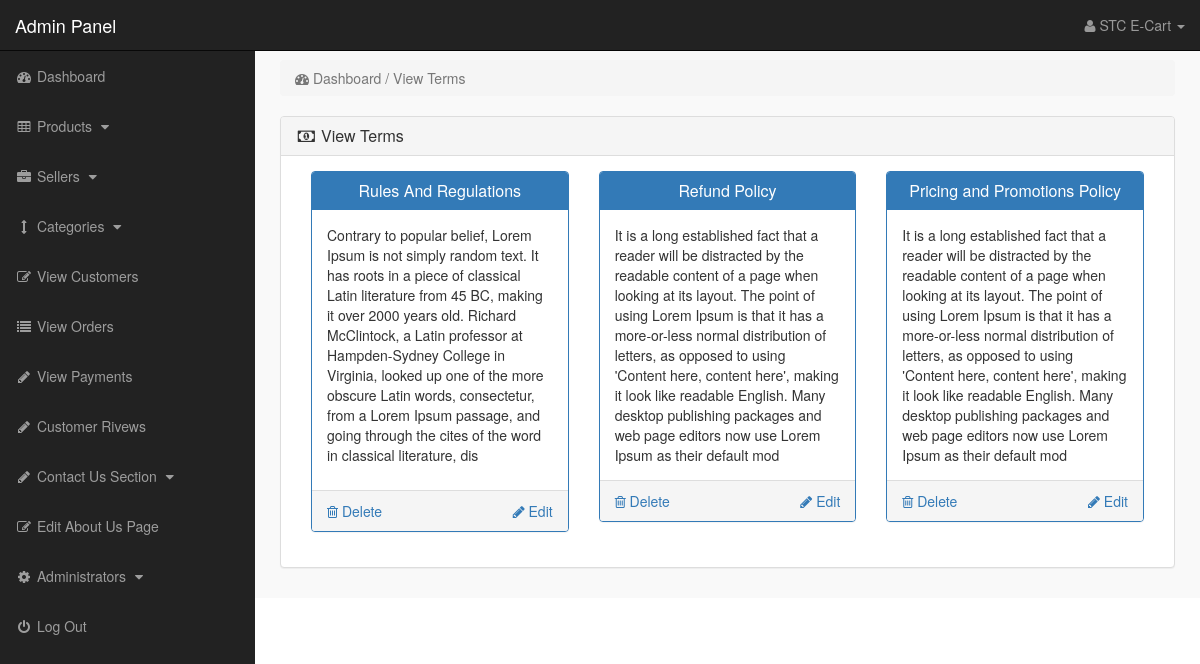
/admin_area/index.php?view_terms (signed in), run on the app's committed database.
### tables this page shows
CREATE TABLE `terms` (
  `term_id` int(10) NOT NULL,
  `term_title` varchar(100) NOT NULL,
  `term_link` varchar(100) NOT NULL,
  `term_desc` text NOT NULL
);

### admin_area/view_terms.php (the view)
<?php
if(!isset($_SESSION['admin_email'])){
echo "<script>window.open('login.php','_self')</script>";
}
else {
?>
<div class="row">
<div class="col-lg-12">
<ol class="breadcrumb" >
<li class="active" >
<i class="fa fa-dashboard"></i> Dashboard / View Terms
</li>
</ol>
</div>
</div>
<div class="row">
<div class="col-lg-12">
<div class="panel panel-default">
<div class="panel-heading">
<h3 class="panel-title">
<i class="fa fa-money fa-fw"></i> View Terms
</h3>
</div>
<div class="panel-body">
<?php
$get_terms = "select * from terms";
$run_terms = mysqli_query($con,$get_terms);
while($row_terms = mysqli_fetch_array($run_terms)){
$term_id = $row_terms['term_id'];
$term_title = $row_terms['term_title'];
$term_desc = substr($row_terms['term_desc'],0,400);
?>
<div class="col-lg-4 col-md-4">
<div class="panel panel-primary">
<div class="panel-heading">
<h3 class="panel-title" align="center">
<?php echo $term_title; ?>
</h3>
</div>
<div class="panel-body">
<?php echo $term_desc; ?>
</div>
<div class="panel-footer">
<a href="index.php?delete_term=<?php echo $term_id; ?>" class="pull-left">
<i class="fa fa-trash-o"></i> Delete
</a>
<a href="index.php?edit_term=<?php echo $term_id; ?>" class="pull-right">
<i class="fa fa-pencil"></i> Edit
</a>
<div class="clearfix"> </div>
</div>
</div>
</div>
<?php } ?>
</div>
</div>
</div>
</div>
<?php } ?>

### admin_area/includes/sidebar.php (shortened to what this page needs)
<?php
if(!isset($_SESSION['admin_email'])){
echo "<script>window.open('login.php','_self')</script>";
}
else {
?>
<nav class="navbar navbar-inverse navbar-fixed-top" >
<div class="navbar-header" >
<a class="navbar-brand" href="index.php?dashboard" >Admin Panel</a>
</div>
<ul class="nav navbar-right top-nav" >
<li class="dropdown" >
<a href="#" class="dropdown-toggle" data-toggle="dropdown" >
<i class="fa fa-user" ></i>
<?php echo $admin_name; ?> <b class="caret" ></b>
</a>
</li>
</ul>
<div class="collapse navbar-collapse navbar-ex1-collapse">
<ul class="nav navbar-nav side-nav">
<li>
<a href="index.php?dashboard">
<i class="fa fa-fw fa-dashboard"></i> Dashboard
</a>
</li>
<li>
<a href="#" data-toggle="collapse" data-target="#products">
<i class="fa fa-fw fa-table"></i> Products
<i class="fa fa-fw fa-caret-down"></i>
</a>
</li>
<li>
<a href="#" data-toggle="collapse" data-target="#manufacturers">
<i class="fa fa-fw fa-briefcase"></i> Sellers
<i class="fa fa-fw fa-caret-down"></i>
</a>
</li>
<li>
<a href="#" data-toggle="collapse" data-target="#cat">
<i class="fa fa-fw fa-arrows-v"></i> Categories
<i class="fa fa-fw fa-caret-down"></i>
</a>
</li>
<li>
<a href="index.php?view_customers">
<i class="fa fa-fw fa-edit"></i> View Customers
</a>
</li>
<li>
<a href="index.php?view_orders">
<i class="fa fa-fw fa-list"></i> View Orders
</a>
</li>
<li>
<a href="index.php?view_payments">
<i class="fa fa-fw fa-pencil"></i> View Payments
</a>
</li>
<li>
<a href="index.php?view_reviews">
<i class="fa fa-fw fa-pencil"></i> Customer Rivews
</a>
</li>
<li>
<a href="#" data-toggle="collapse" data-target="#contact_us">
<i class="fa fa-fw fa-pencil"> </i> Contact Us Section
<i class="fa fa-fw fa-caret-down"></i>
</a>
</li>
<li>
<a href="index.php?edit_about_us">
<i class="fa fa-fw fa-edit"></i> Edit About Us Page
</a>
</li>
<li>
<a href="#" data-toggle="collapse" data-target="#users">
<i class="fa fa-fw fa-gear"></i> Administrators
<i class="fa fa-fw fa-caret-down"></i>
</a>
</li>
<li>
<a href="logout.php">
<i class="fa fa-fw fa-power-off"></i> Log Out
</a>
</li>
</ul>
</div>
</nav>
<?php } ?>

### admin_area/css/style.css (style rules this page uses)
body { margin-top:100px; }
@media (min-width: 768px) { body { margin-top:50px; } }
.top-nav { padding:0 15px; }
.top-nav>li { display:inline-block; float:left; }
.top-nav>li>a { padding-top:15px; padding-bottom:15px; line-height:20px; color:#999; }
@media (min-width: 768px) { .side-nav { position:fixed; top:51px; width:255px; border-radius:0; overflow-y:auto; background-color: #222; bottom:0; overflow-x:hidden; padding-bottom:40px; } }
@media (min-width: 768px) { .side-nav>li>a { width:255px; } }
.panel-body { border-radius:5px; }

### data on the page
terms: term_title "Rules And Regulations", term_desc "Contrary to popular belief, Lorem Ipsum is not simply random text. It has roots in a piece of classical Latin literature from 45 BC, making it over 2000 years old. Richard McClintock, a Latin professor at Hampden-Sydney College in Virginia, looked up one of the more obscure Latin words, consectetur, from a Lorem Ipsum passage, and going through the cites of the word in classical literature, dis"
terms: term_title "Refund Policy", term_desc "It is a long established fact that a reader will be distracted by the readable content of a page when looking at its layout. The point of using Lorem Ipsum is that it has a more-or-less normal distribution of letters, as opposed to using 'Content here, content here', making it look like readable English. Many desktop publishing packages and web page editors now use Lorem Ipsum as their default mod"
terms: term_title "Pricing and Promotions Policy", term_desc "It is a long established fact that a reader will be distracted by the readable content of a page when looking at its layout. The point of using Lorem Ipsum is that it has a more-or-less normal distribution of letters, as opposed to using 'Content here, content here', making it look like readable English. Many desktop publishing packages and web page editors now use Lorem Ipsum as their default mod"

### other printed values
$admin_name "STC E-Cart"
